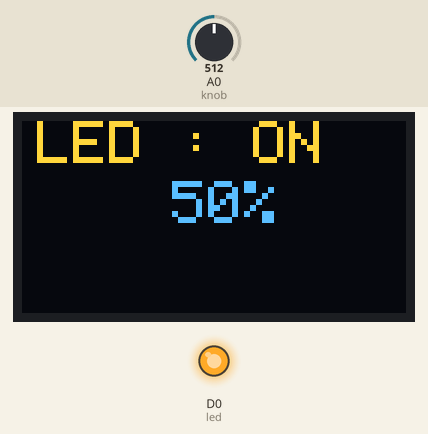
Simulated run of this sketch. Board: ESP8266 (NodeMCU). Shown: 128×64 one-colour display, output pins drawn as LEDs (lit = HIGH). The inputs (shaded band) are chosen by the test bench; at power-on: A0 (knob) = 512. The OLED is the two-colour kind (top 16 rows yellow).

Above: at 1.2 s.
1.3 s: A0 (knob) set to 122
At 2.5 s:
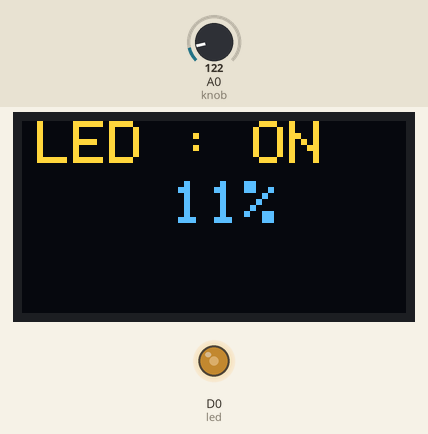
2.8 s: A0 (knob) set to 0
At 3.5 s:
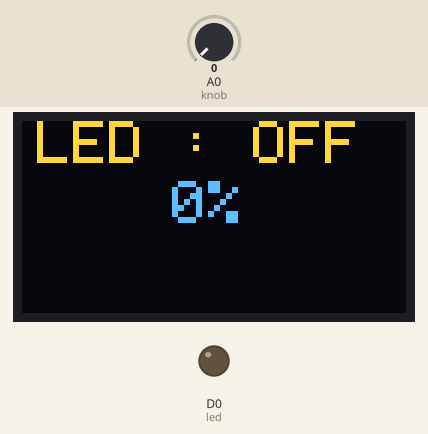
4.3 s: A0 (knob) set to 306
At 5.6 s:
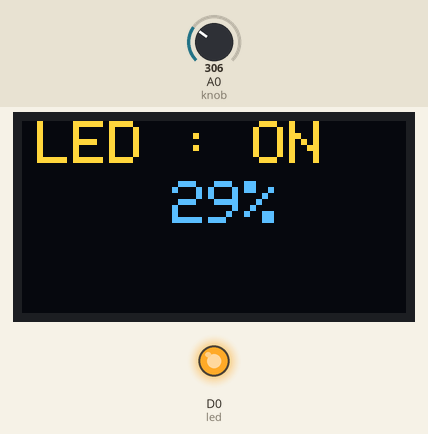
Timing chart, 0 to 7.3 s (numbered marks = the images above; inputs shaded):
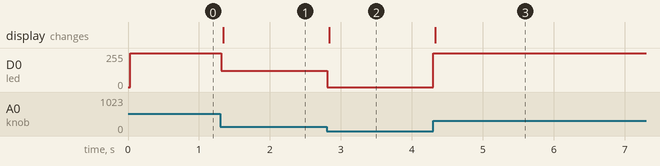

The sketch:

19-7-KNOB.ino
```cpp
#include<Wire.h>
#include<SPI.h>
#include<Adafruit_GFX.h>
#include<Adafruit_SSD1306.h>

#define led D0
#define knob A0

Adafruit_SSD1306 OLED(-1);

void setup() {
  pinMode(led, OUTPUT);
  OLED.begin(SSD1306_SWITCHCAPVCC, 0x3C);
}

void loop() {
  OLED.clearDisplay();
  OLED.setCursor(5, 0);
  OLED.setTextColor(WHITE);
  OLED.setTextSize(2);
  int val = analogRead(knob);
  int prec = val * 100 / 1023;
  OLED.println("LED : " + String(prec ? "ON" : "OFF"));
  OLED.setCursor(50, 20);
  OLED.println(String(prec) + "%");
  analogWrite(led, max(val - 1, 0));
  OLED.display();
}
```

Measured:
- after the input at 1.3 s, D0 (led): 255/255 → 121/255 at once; the display: changes at once (image 1)
- after the input at 2.8 s, D0 (led): 121/255 → 0/255 at once; the display: changes at once (image 2)
- after the input at 4.3 s, D0 (led): 0/255 → 255/255 at once; the display: changes at once (image 3)
